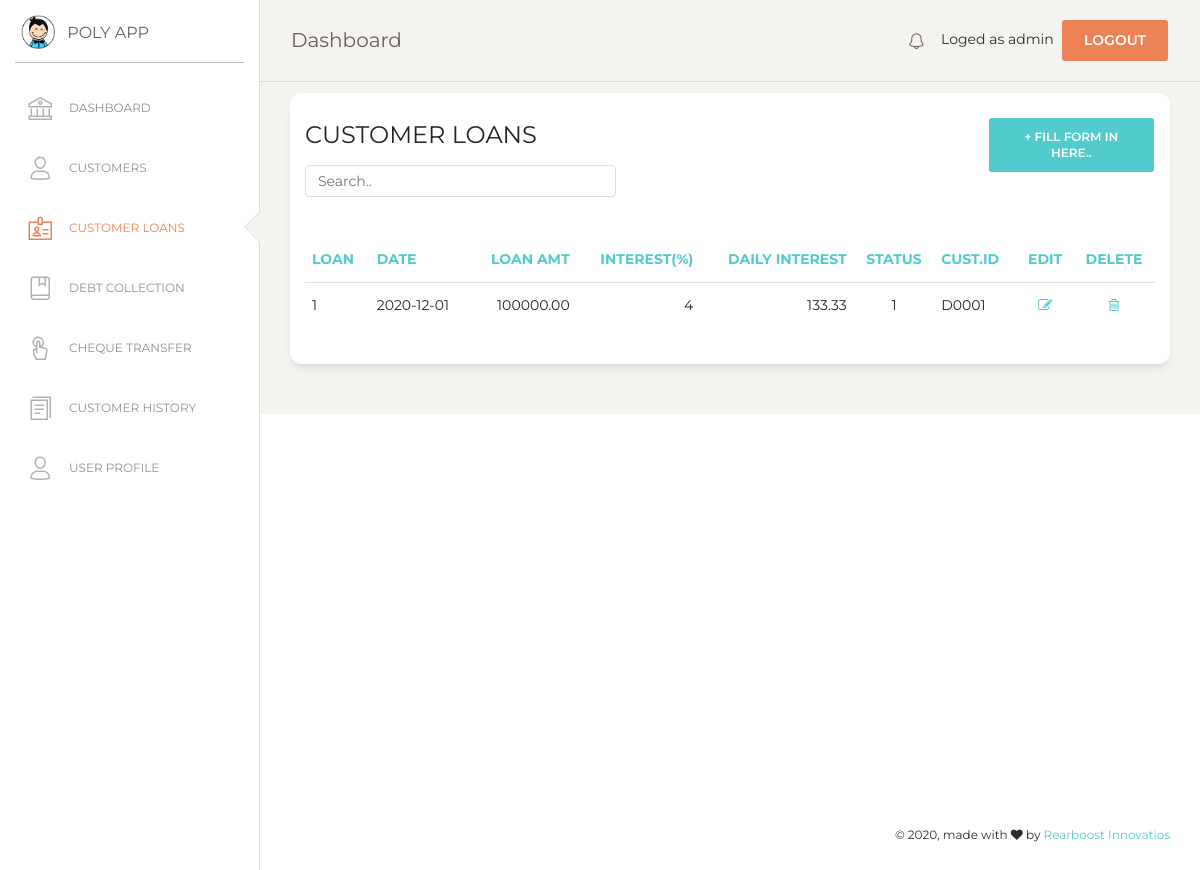
/customer_loan.php (signed in), run on an earlier commit of the app's database.
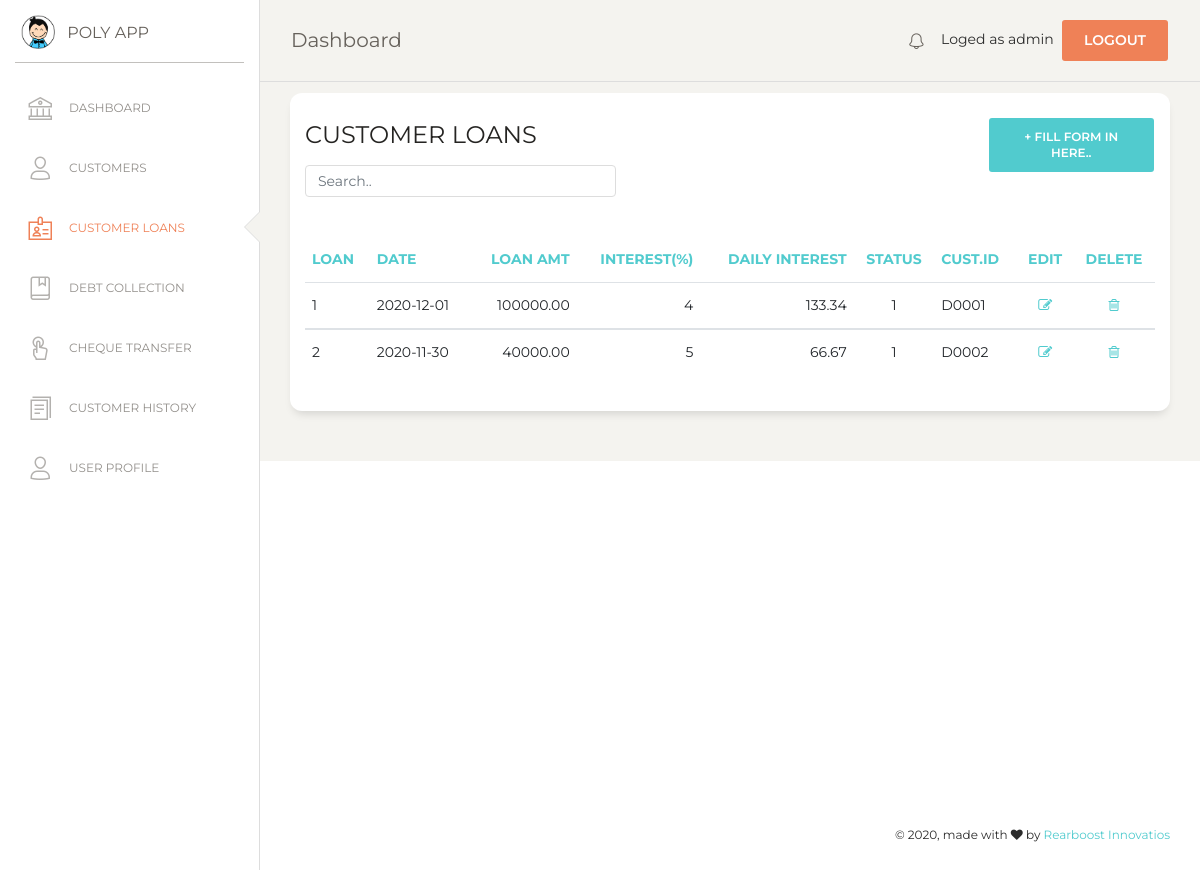
And on a later commit of the database.
### tables this page shows
CREATE TABLE `loan` (
  `loan_no` int(7) NOT NULL,
  `l_date` date NOT NULL,
  `amount` double(10,2) NOT NULL,
  `interest` int(5) NOT NULL,
  `value_of_interest` double(10,2) NOT NULL,
  `cust_id` varchar(10) NOT NULL,
  `l_status` tinyint(4) NOT NULL
);

### customer_loan.php (the view, shortened to what the changed rows need)
<?php
if (!isset($_SESSION['loged_user'])) {
    header('location: login.php');
}else {
$con = mysqli_connect(DB_HOSTNAME,DB_USERNAME,DB_PASSWORD);
mysqli_select_db($con,DB_NAME);
?>
<!DOCTYPE html>
<html lang="en">
<head>
  <link href="https://maxcdn.bootstrapcdn.com/font-awesome/latest/css/font-awesome.min.css" rel="stylesheet">
  <link href="assets/css/bootstrap.min.css" rel="stylesheet" />
  <link href="assets/css/paper-dashboard.css?v=2.0.1" rel="stylesheet" />
  <link href="assets/demo/demo.css" rel="stylesheet" />
</head>
<body class="">
  <div class="wrapper ">
    <div class="main-panel">
      <div class="content">
      <div class="row">
          <div class="col-md-12">
            <div class="card">
              <div class="card-body">
                <div class="table-responsive">
                  <table class="table" id="myTable">
                    <thead class="text-primary">
                      <th>                      Loan</th>
                      <th>                      Date</th>
                      <th class="text-right">   Loan Amt</th>
                      <th class="text-right">   Interest(%)</th>
                      <th class="text-right">   Daily Interest</th>
                      <th class="text-center">  Status</th>
                      <th>                      cust.ID</th>
                      <th class="text-center">  Edit 				</th>
                      <th class="text-center">  Delete 			</th>
                    </thead>
                    <tbody>
                      <?php
                      $sql=mysqli_query($con,"SELECT * FROM loan");
                      $numRows = mysqli_num_rows($sql);
                      if($numRows > 0) {
                        while($row = mysqli_fetch_assoc($sql)) {
                          ?>
                          <tr>
                            <td>                      <?php echo $row['loan_no'] ?>  </td>
                            <td>                      <?php echo $row['l_date'] ?>   </td>
                            <td class="text-right">   <?php echo $row['amount'] ?>   </td>
                            <td class="text-right">   <?php echo $row['interest'] ?> </td>
                            <td class="text-right">   <?php echo $row['value_of_interest'] ?> </td>
                            <td class="text-center">  <?php echo $row['l_status'] ?> </td>
                            <td>                      <?php echo $row['cust_id'] ?>  </td>
                            <td class="text-center">
                              <a href="#" onclick="editView(<?php echo $row['loan_no']; ?>)" name="edit">
                              <i class="fa fa-pencil-square-o" aria-hidden="true"></i></a>
                            </td>
                            <td class="text-center">
                              <a href="#" onclick="confirmation('event','<?php echo $row['loan_no']; ?>')"  name="delete">
                              <i class="fa fa-trash-o" aria-hidden="true"></i></a>
                            </td>
                          </tr>
                    </tbody>
                           <?php
                        }
                      }
                    ?>
                    </table>
                </div>
              </div>
              </div>
            </div>
          </div>
          </div>
        </div>
        </div>
</body>
</html>
<?php
}
?>

What changed in the data, as far as the page shows it:
changed loan id 1: value_of_interest "133.33" → "133.34"
added loan: loan_no "2", l_date "2020-11-30", amount "40000.00", interest "5", value_of_interest "66.67", l_status "1", cust "D0002"
